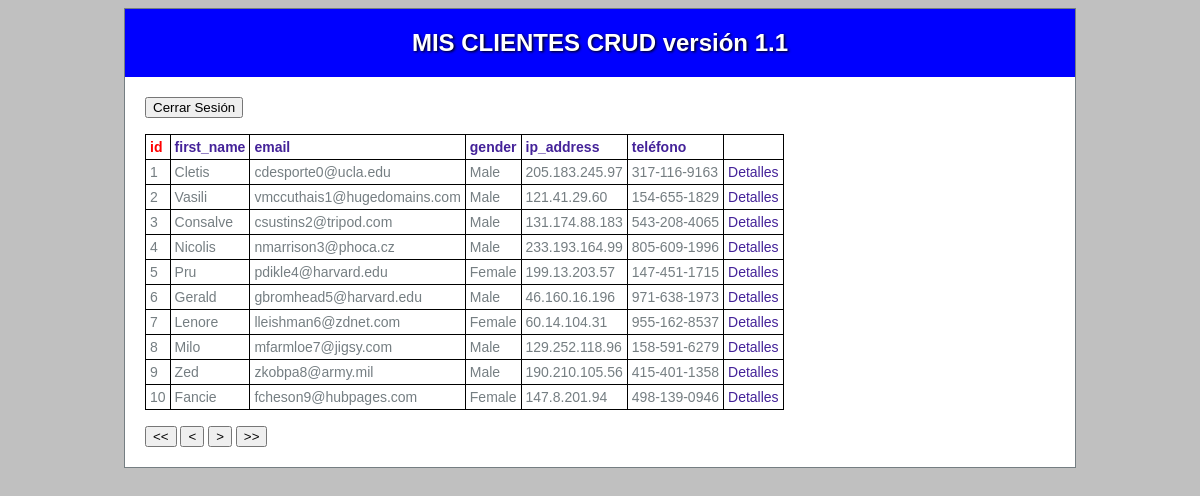
The app's page / (signed in) with its own data.
### tables this page shows
create table Clientes (
	id INT(8) auto_increment not null,
	first_name VARCHAR(50),
	last_name VARCHAR(50),
	email VARCHAR(50),
	gender VARCHAR(50),
	ip_address VARCHAR(20),
	telefono VARCHAR(50),
	CONSTRAINT pk_usuarios PRIMARY KEY(id)
);

### app/models/AccesoDatosPDO.php (called while the page is built, shortened)
<?php
class AccesoDatos {
    private static $modelo = null;
    private $dbh = null;
    public static function getModelo(){
        if (self::$modelo == null){
            self::$modelo = new AccesoDatos();
        }
        return self::$modelo;
    }
    private function __construct(){
        try {
            $dsn = "mysql:host=".DB_SERVER.";dbname=".DATABASE.";charset=utf8";
            $this->dbh = new PDO($dsn,DB_USER,DB_PASSWD);
            $this->dbh->setAttribute(PDO::ATTR_ERRMODE, PDO::ERRMODE_EXCEPTION);
        } catch (PDOException $e){
            echo "Error de conexión ".$e->getMessage();
            exit();
        }
    }
    public function getClientes ($primero,$cuantos,$ordenacion):array {
        $tuser = [];
        $stmt_usuarios  = $this->dbh->prepare("select * from Clientes ORDER BY $ordenacion limit $primero,$cuantos");
        $stmt_usuarios->setFetchMode(PDO::FETCH_CLASS, 'Cliente');
        if ( $stmt_usuarios->execute() ){
            while ( $user = $stmt_usuarios->fetch()){
               $tuser[]= $user;
            }
        }
        return $tuser;
    }
}

### app/models/Cliente.php (called while the page is built, shortened)
<?php
class Cliente {
   function __get($name)
   {
       if ( property_exists($this,$name)){
           return $this->$name;
       }
   }
}

### app/views/list_Limitado.php (the view)
<form><button type="submit" name="finSesion" > Cerrar Sesión </button></form>
<br>
<?php $titulos = ['id','first_name','email','gender','ip_address']; ?>
<table>
<tr>
    <?php foreach ($titulos as $valor): ?>
        <th><a style="<?= $_SESSION['ordenacion']==$valor ? 'color: red' : '' ?>" id="<?=$valor?>" href="<?=$_SERVER['PHP_SELF'].'?ordenacion='.$valor?>"><?= $valor ?></a></th>
    <?php endforeach ?>
    <th><a style="<?= $_SESSION['ordenacion']=='telefono' ? 'color: red' : '' ?>" id="telefono" href="<?=$_SERVER['PHP_SELF'].'?ordenacion=telefono'?>">teléfono</a></th>
</tr>
<?php foreach ($tvalores as $valor): ?>
<tr>
<td><?= $valor->id ?> </td>
<td><?= $valor->first_name ?> </td>
<td><?= $valor->email ?> </td>
<td><?= $valor->gender ?> </td>
<td><?= $valor->ip_address ?> </td>
<td><?= $valor->telefono ?> </td>
<td><a href="?orden=Detalles&id=<?=$valor->id?>" >Detalles</a></td>
<tr>
<?php endforeach ?>
</table>
<form>
<br>
<button type="submit" name="nav" value="Primero"> << </button>
<button type="submit" name="nav" value="Anterior"> < </button>
<button type="submit" name="nav" value="Siguiente"> > </button>
<button type="submit" name="nav" value="Ultimo"> >> </button>
</form>

### index.php (shortened to what this page needs)
<?php
require_once 'app/models/Cliente.php';
require_once 'app/models/AccesoDatosPDO.php';
if ( ob_get_length() == 0){
    $db = AccesoDatos::getModelo();
    $posini = $_SESSION['posini'];
    $ordenacion = $_SESSION['ordenacion'];
    $tvalores = $db->getClientes($posini,FPAG,$ordenacion);
    $_SESSION['rol'] == 1 ? require_once "app/views/list.php" : require_once "app/views/list_Limitado.php";
}
$contenido = ob_get_clean();
require_once "app/views/principal.php";

### app/views/principal.php (shortened to what this page needs)
<!DOCTYPE html>
<html>
<head>
<link href="web/css/default.css" rel="stylesheet" type="text/css" />
<link rel="stylesheet" href="https://unpkg.com/leaflet@1.9.4/dist/leaflet.css"/>
</head>
<body>
<div id="container" style="width: 950px;">
<div id="header">
<h1>MIS CLIENTES CRUD versión 1.1</h1>
</div>
<div id="content">
<?= $contenido ?>
</div>
</div>
</body>
</html>

### web/css/default.css (style rules this page uses)
body { background: silver; text-align: justify; font-family: Tahoma, Geneva, sans-serif; font-size: 14px; color: #757E82; }
#container { margin: 0 auto; width: 800px; background:#fff; border: solid 1px; }
#header { background: blue; text-align: center; padding: 20px; color: white; text-shadow: black 0.1em 0.1em 0.2em; }
#header h1 { font-size: 24px; margin: 0; }
#content { background: white; clear: left; padding: 20px; }
a { color: #429; text-decoration: none; }
table, th, td { border: 1px solid black; border-collapse:collapse; padding: 4px; }

### records on screen
clientes: id "1", first_name "Cletis", email "cdesporte0@ucla.edu", gender "Male", ip_address "205.183.245.97", telefono "317-116-9163"
clientes: id "2", first_name "Vasili", email "vmccuthais1@hugedomains.com", gender "Male", ip_address "121.41.29.60", telefono "154-655-1829"
clientes: id "3", first_name "Consalve", email "csustins2@tripod.com", gender "Male", ip_address "131.174.88.183", telefono "543-208-4065"
clientes: id "4", first_name "Nicolis", email "nmarrison3@phoca.cz", gender "Male", ip_address "233.193.164.99", telefono "805-609-1996"
clientes: id "5", first_name "Pru", email "pdikle4@harvard.edu", gender "Female", ip_address "199.13.203.57", telefono "147-451-1715"
clientes: id "6", first_name "Gerald", email "gbromhead5@harvard.edu", gender "Male", ip_address "46.160.16.196", telefono "971-638-1973"
clientes: id "7", first_name "Lenore", email "lleishman6@zdnet.com", gender "Female", ip_address "60.14.104.31", telefono "955-162-8537"
clientes: id "8", first_name "Milo", email "mfarmloe7@jigsy.com", gender "Male", ip_address "129.252.118.96", telefono "158-591-6279"
clientes: id "9", first_name "Zed", email "zkobpa8@army.mil", gender "Male", ip_address "190.210.105.56", telefono "415-401-1358"
clientes: id "10", first_name "Fancie", email "fcheson9@hubpages.com", gender "Female", ip_address "147.8.201.94", telefono "498-139-0946"

### other values on screen
$valor "id"
$valor "first_name"
$valor "email"
$valor "gender"
$valor "ip_address"
